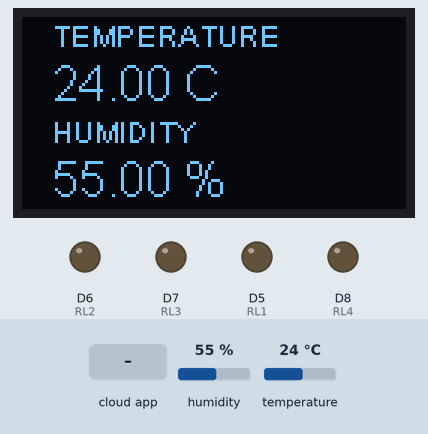
Simulated run of this sketch. Board: ESP8266 (NodeMCU). Shown: 128×64 one-colour display, output pins drawn as LEDs (lit = HIGH). The test bench sets the inputs (shaded band); at power-on: temperature 24 °C, humidity 55 %. WiFi joins after 1.5 s; servers stay silent unless stated; the Firebase database answers and starts empty; what the sketch prints to the serial monitor is not drawn.

Above: at 6.4 s.
6.5 s: the phone or cloud app sets Led_1 to 1
At 9.1 s:
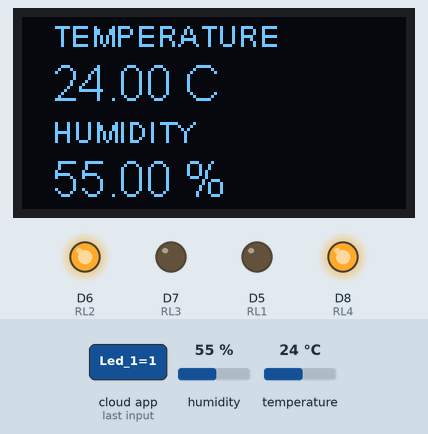
9.9 s: the phone or cloud app sets Led_2 to 1
At 13.8 s:
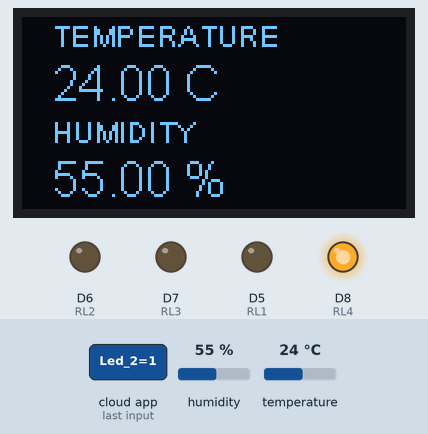
14.3 s: the phone or cloud app sets TempThres to 25
At 20.2 s:
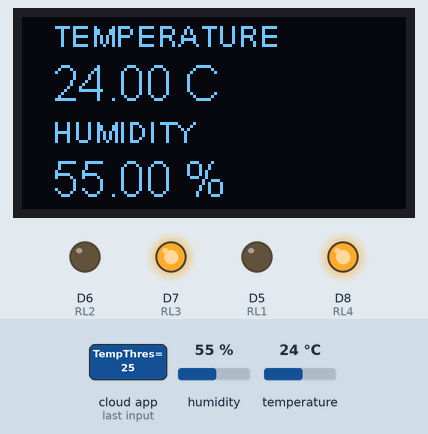
21.1 s: the phone or cloud app sets HumThres to 100
At 26.5 s:
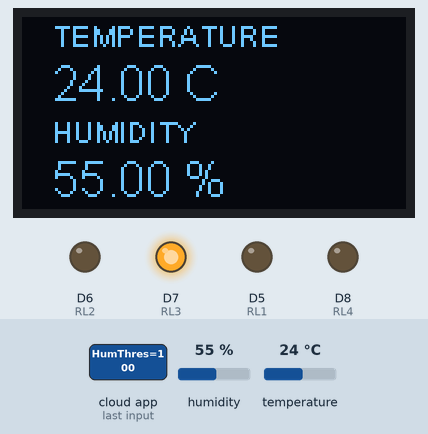
27.2 s: the phone or cloud app sets Led_1 to 0
At 30.4 s:
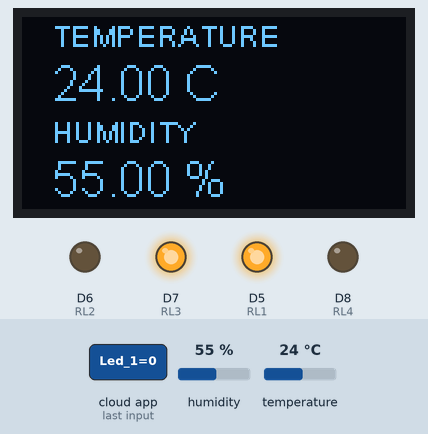
31.4 s: temperature set to 24.9 °C
At 35.4 s:
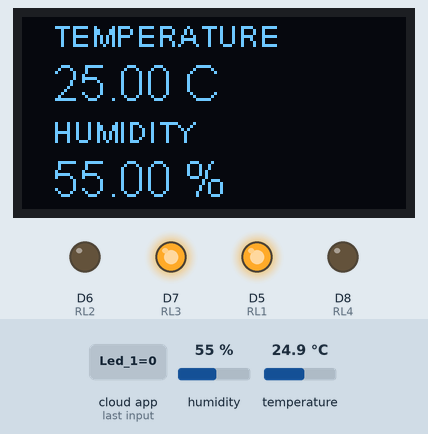
35.9 s: temperature set to 26.3 °C
Timing chart, 0 to 38.9 s (numbered marks = the images above; inputs shaded):
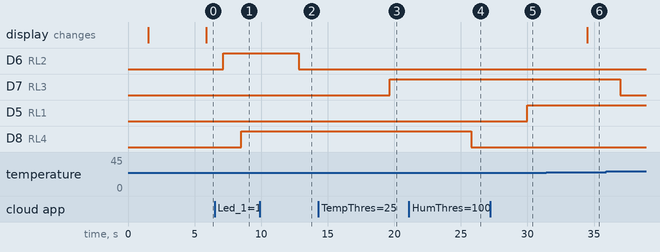

The sketch:

8266_firebase_2.ino
```cpp
#include <Arduino.h>

#include <Wire.h>

#include "SH1106Wire.h" //alis for `#include "SH1106Wire.h"`

#include "Graphic_esp8266_dht22_oledi2c.h"

SH1106Wire display(0x3c, D1, D2);


#include "DHT.h"
#define DHTpin 2 //D4
#define DHTTYPE DHT11
DHT dht(DHTpin,DHTTYPE);


#include "NTPClient.h"
#include "ESP8266WiFi.h"
#include "WiFiUdp.h"


#if defined(ESP32)
  #include <WiFi.h>
#elif defined(ESP8266)
  #include <ESP8266WiFi.h>
#endif
#include <Firebase_ESP_Client.h>

#include "addons/TokenHelper.h"
#include "addons/RTDBHelper.h"

// Insert your network credentials
#define WIFI_SSID "Wifi name"
#define WIFI_PASSWORD "password"

#define USER_EMAIL "your firebase email"
#define USER_PASSWORD "password"

// Insert Firebase project API Key
#define API_KEY "API_KEY"

// Insert RTDB URLefine the RTDB URL */
#define DATABASE_URL "URL"

FirebaseData fbdo;

FirebaseAuth auth;
FirebaseConfig config;

unsigned long sendDataPrevMillis = 0;
int led1;
int led2;

int humthres;
int tempthres;
bool signupOK = false;

int count = 0;

#define RL1 D5
#define RL2 D6
#define RL3 D7
#define RL4 D8


void setup() {
  Serial.begin(9600);
  WiFi.begin(WIFI_SSID, WIFI_PASSWORD);
  Serial.print("Connecting to Wi-Fi");
  while (WiFi.status() != WL_CONNECTED) {
    Serial.print(".");
    delay(300);
  }
  Serial.println();
  Serial.print("Connected with IP: ");
  Serial.println(WiFi.localIP());
  Serial.println();

  /* Assign the api key (required) */
  config.api_key = API_KEY;

    // Assign the user sign in credentials
  auth.user.email = USER_EMAIL;
  auth.user.password = USER_PASSWORD;

  /* Assign the RTDB URL (required) */
  config.database_url = DATABASE_URL;

  /* Sign up */
  if (Firebase.signUp(&config, &auth, "", "")) {
    Serial.println("ok");
    signupOK = true;
  }
  else {
    Serial.printf("%s\n", config.signer.signupError.message.c_str());
  }

  /* Assign the callback function for the long running token generation task */
  config.token_status_callback = tokenStatusCallback; //see addons/TokenHelper.h

  Firebase.begin(&config, &auth);
  Firebase.reconnectWiFi(true);

   display.init();
  display.flipScreenVertically();
  display.setFont(ArialMT_Plain_16);
  display.setTextAlignment(TEXT_ALIGN_LEFT);

  dht.begin(); // initialize dht
  esp_begin();


    pinMode(RL1, OUTPUT);
    pinMode(RL2, OUTPUT);
    pinMode(RL3, OUTPUT);
    pinMode(RL4, OUTPUT);

    delay(1000);
}

void loop() {
  dht_sensor_getdata();
 displayTempHumid();
  readData();
 threshold();
 delay(2000);
 displayTempHumid();
   readData();
 threshold();
 delay(2000);
 displayTempHumid();
   readData();
 threshold();
 delay(1000);
}

void esp_begin()
{
  display.clear();
  display.drawXbm(0, 15, 128, 35, img_esp8266);
  display.display();
  delay(2000);
}


void readData() {
    if (Firebase.RTDB.getInt(&fbdo, "/LivingRoom/Led_1")) {
      if (fbdo.dataType() == "int") {
        led1 = fbdo.intData();
         Serial.print("Relay 1:" );
        Serial.println(led1);
      }
    }
      else {
       Serial.println(fbdo.errorReason());
       }

       if (led1 == 0) {
          digitalWrite(RL1, HIGH);
        }
        else {
          digitalWrite(RL1, LOW);
         }

  if (Firebase.RTDB.getInt(&fbdo, "/LivingRoom/Led_2")) {
      if (fbdo.dataType() == "int") {
        led2 = fbdo.intData();
        Serial.print("Relay 2:" );
        Serial.println(led2);
      }
    }
    else {
      Serial.println(fbdo.errorReason());
    }
           if (led2 == 0) {
          digitalWrite(RL2, HIGH);
        }
        else {
          digitalWrite(RL2, LOW);
         }
    delay(1000);
}

void dht_sensor_getdata()
  {
    float hm=dht.readHumidity();
    Firebase.RTDB.setFloat(&fbdo, "LivingRoom/Humidity",dht.readHumidity());
    Serial.print("Humidity ");
    Serial.println(hm);
    float temp=dht.readTemperature();
    Firebase.RTDB.setFloat(&fbdo, "LivingRoom/Temperature",dht.readTemperature());
     Serial.print("Temperature ");
    Serial.println(temp);
    float humidity=hm;
    float temperature=temp;
    delay(1000);
  }


void threshold()
{
  float tempthres;
  Firebase.RTDB.getFloat(&fbdo, "/LivingRoom/TempThres");
  tempthres=fbdo.floatData();
  Serial.print("Temp thres: ");
  Serial.println(tempthres);
  if (tempthres < dht.readTemperature())
  {
    digitalWrite(RL3, LOW);
  }
  else {
    digitalWrite(RL3, HIGH);
  }

  float humthres;
  Firebase.RTDB.getFloat(&fbdo, "/LivingRoom/HumThres");
  humthres=fbdo.floatData();
  Serial.print("Hum Thres: " );
  Serial.println(humthres);
    if (humthres > dht.readHumidity())
  {
    digitalWrite(RL4, LOW);
  }
  else {
    digitalWrite(RL4, HIGH);
  }
  delay(1000);
}

void displayTempHumid() {
  float h = dht.readHumidity();
  float t = dht.readTemperature();

  if (isnan(h) || isnan(t) ) {   // || isnan(f)
    display.clear();
    display.setFont(ArialMT_Plain_16);
    display.drawString(5, 0, "Connect DHT11");
    display.display();
    delay(2000);
    return;
    }
  display.setColor(WHITE);
  display.clear();
  display.setFont(ArialMT_Plain_10);
  display.drawString(10, 0, "TEMPERATURE");
  display.setFont(ArialMT_Plain_16);
  display.drawString(10, 13, String(t) + " C");
  display.setFont(ArialMT_Plain_10);
  display.drawString(10, 32, "HUMIDITY");
  display.setFont(ArialMT_Plain_16);
  display.drawString(10, 45, String(h) + " %");
  display.display();
  delay(1000);
}
```

Source omitted: ht22_oledi2c.h (data table, 10644 bytes)

Measured:
- after the input at 6.5 s, D5 (RL1): stays LOW (without the input it goes to HIGH after 0.52 s)
- after the input at 9.9 s, D6 (RL2): HIGH → LOW after 2.9 s
- after the input at 14.3 s, D7 (RL3): LOW → HIGH after 5.4 s
- after the input at 21.1 s, D8 (RL4): HIGH → LOW after 4.7 s
- after the input at 27.2 s, D5 (RL1): LOW → HIGH after 2.8 s
- after the input at 31.4 s, the display: changes after 3.1 s (image 6)
- after the input at 35.9 s, D7 (RL3): HIGH → LOW after 1.0 s
